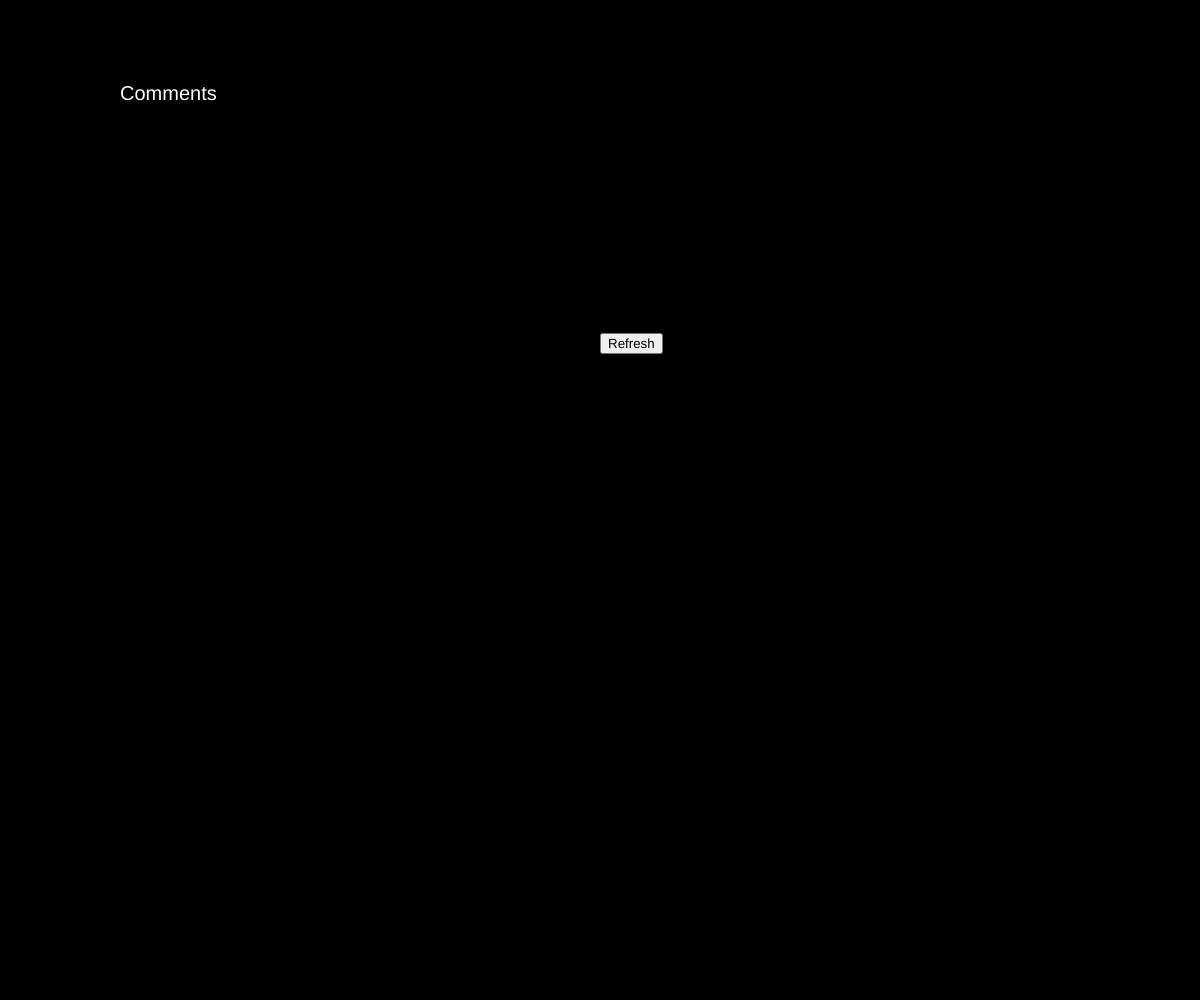
Frame 1 (no input)
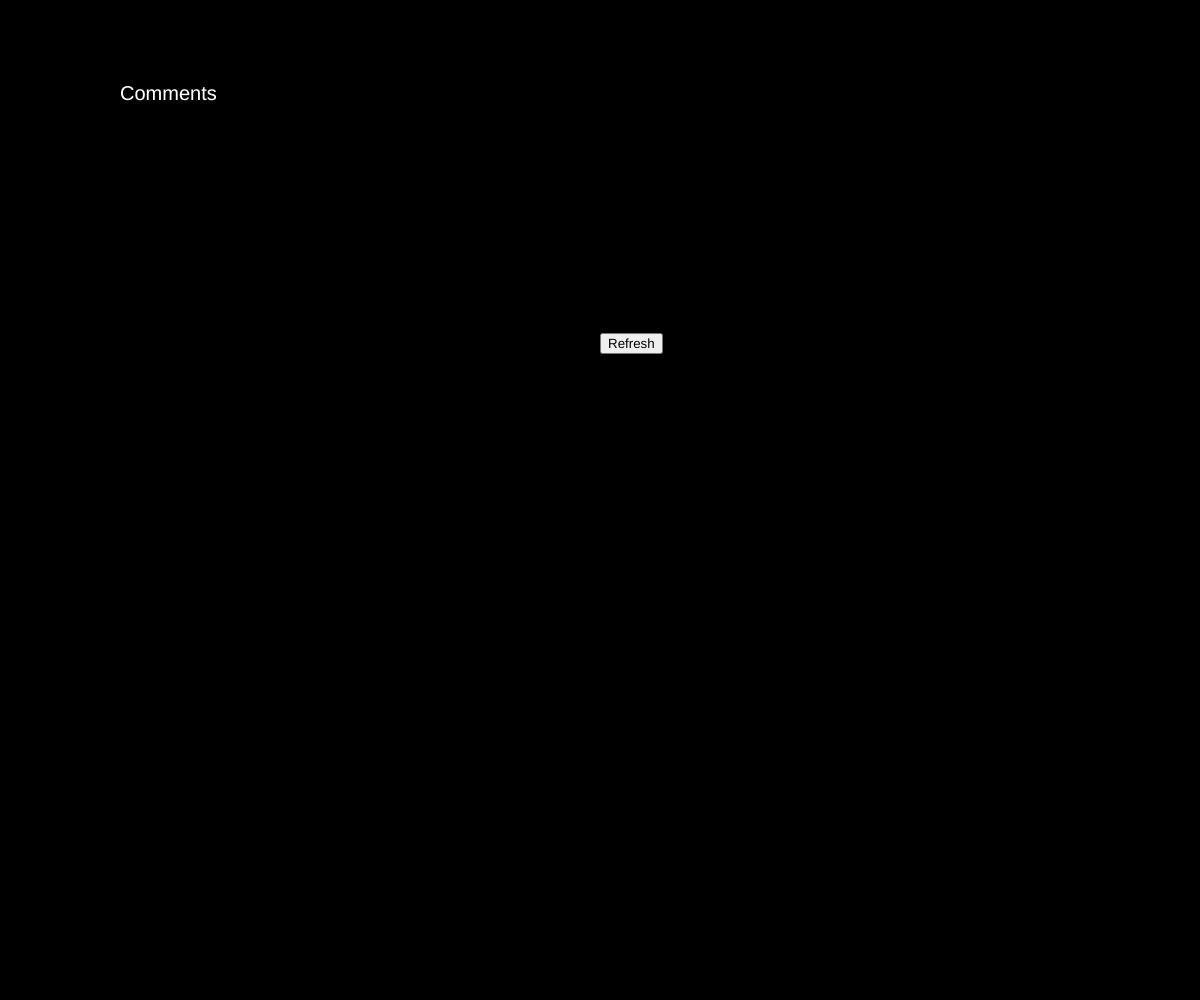
Frame 60 (no input)
Frame 120 (the mouse pressed at the canvas centre since frame 60): identical to frame 60, image omitted

The p5.js sketch that drew these frames (run headless with seeded random() and noise() and a simulated clock; from frame 60 on, the mouse is pressed at the canvas centre):

// p5.js sketch
// ── sketch.js
var r;
var g;
var b;
var chat = []


function setup() {
    createCanvas(windowWidth, windowHeight)
    background(0)
    button = createButton('Refresh');
    button.position(windowWidth / 2, windowHeight / 3);
    button.mousePressed(changeComment);
}

function draw() {
    r = random(0, 255);
    g = random(0, 255);
    b = random(0, 255)

    stroke(0)
    textSize(20)
    fill(255)
    text("Comments", windowWidth / 10, windowHeight / 10)
    noStroke()
}

function changeComment() {
    let msgs = [
        "She is such a clown ...I can't even",
        "He's back again on the news feed... ughhh",
        "Why do people still support this guy",
        "People still like this person?",
        "I puke when he returned",
        "literally all my respect for him is gone",
        "I need more of these",
        "This video was chaotic and i loved it",
        "You are awesome!",
        "I really loveeeeeeee your videos",
        "You look pretty with your makeup",
        "You're a great person and so unique",
        "T F i though you got terminated",
        "For God sake he was never removed from yt",
        "He looks like a dead squirrel",
        "He is disgraceful copying peoples video",
        "you are a legend",
        "Feel blessed with this video",
        "So wonderful",
        "Thanks for inspiring us"
    ];
    //let r = random(windowWidth - 50, windowHeight- 50)
    chatComment(msgs[Math.floor(Math.random() * msgs.length)]);
    //chatComment(msgs[(r * msgs.length)])
}


// used intersection lines 28-35 https://editor.p5js.org/eric/sketches/HkW2DRKnl
function intersection(rect1, rect2) {
    var x1 = rect2.x, y1 = rect2.y, x2 = x1 + rect2.width, y2 = y1 + rect2.height;
    if (rect1.x > x1) { x1 = rect1.x; }
    if (rect1.y > y1) { y1 = rect1.y; }
    if (rect1.x + rect1.width < x2) { x2 = rect1.x + rect1.width; }
    if (rect1.y + rect1.height < y2) { y2 = rect1.y + rect1.height; }
    return (x2 <= x1 || y2 <= y1) ? false : { x: x1, y: y1, width: x2 - x1, height: y2 - y1 };
}

function chatComment(msgs) {
    //for (let i = 0; i < 20; i++) { //for lop to loop the overlapping
    let rW = random(windowWidth - 50)
    let rH = random(windowHeight - 50)
    let radius = 75
    let overlapping = false
    for (let i = 0; i < 5; i++) {
        for (let index = 0; index < chat.length; index++) {
            const element = chat[index];
            let r2 = {
                x: rW - 50 - radius / 2,
                y: rH - radius + 20,
                width: radius / 2 + 50 + textWidth(msgs),
                height: radius
            }
            overlapping = overlapping || intersection(element, r2) != false
        }

        if (!overlapping) {
            console.log("not overlapping")
        } else {
            console.log("overlapping")
        }
    }

    fill(0)

    strokeWeight(2)
    textSize(32);
    stroke(255)
    rect(rW - 50 - radius / 2, rH - radius + 20, radius / 2 + 50 + textWidth(msgs), radius)
    chat.push({
        x: rW - 50 - radius / 2,
        y: rH - radius + 20,
        width: radius / 2 + 50 + textWidth(msgs),
        height: radius
    })
    stroke(0)
    fill(255);
    text(msgs, rW, rH);
    noStroke()
    fill(r, g, b)
    circle(rW - 50, rH - 20, radius)
}
